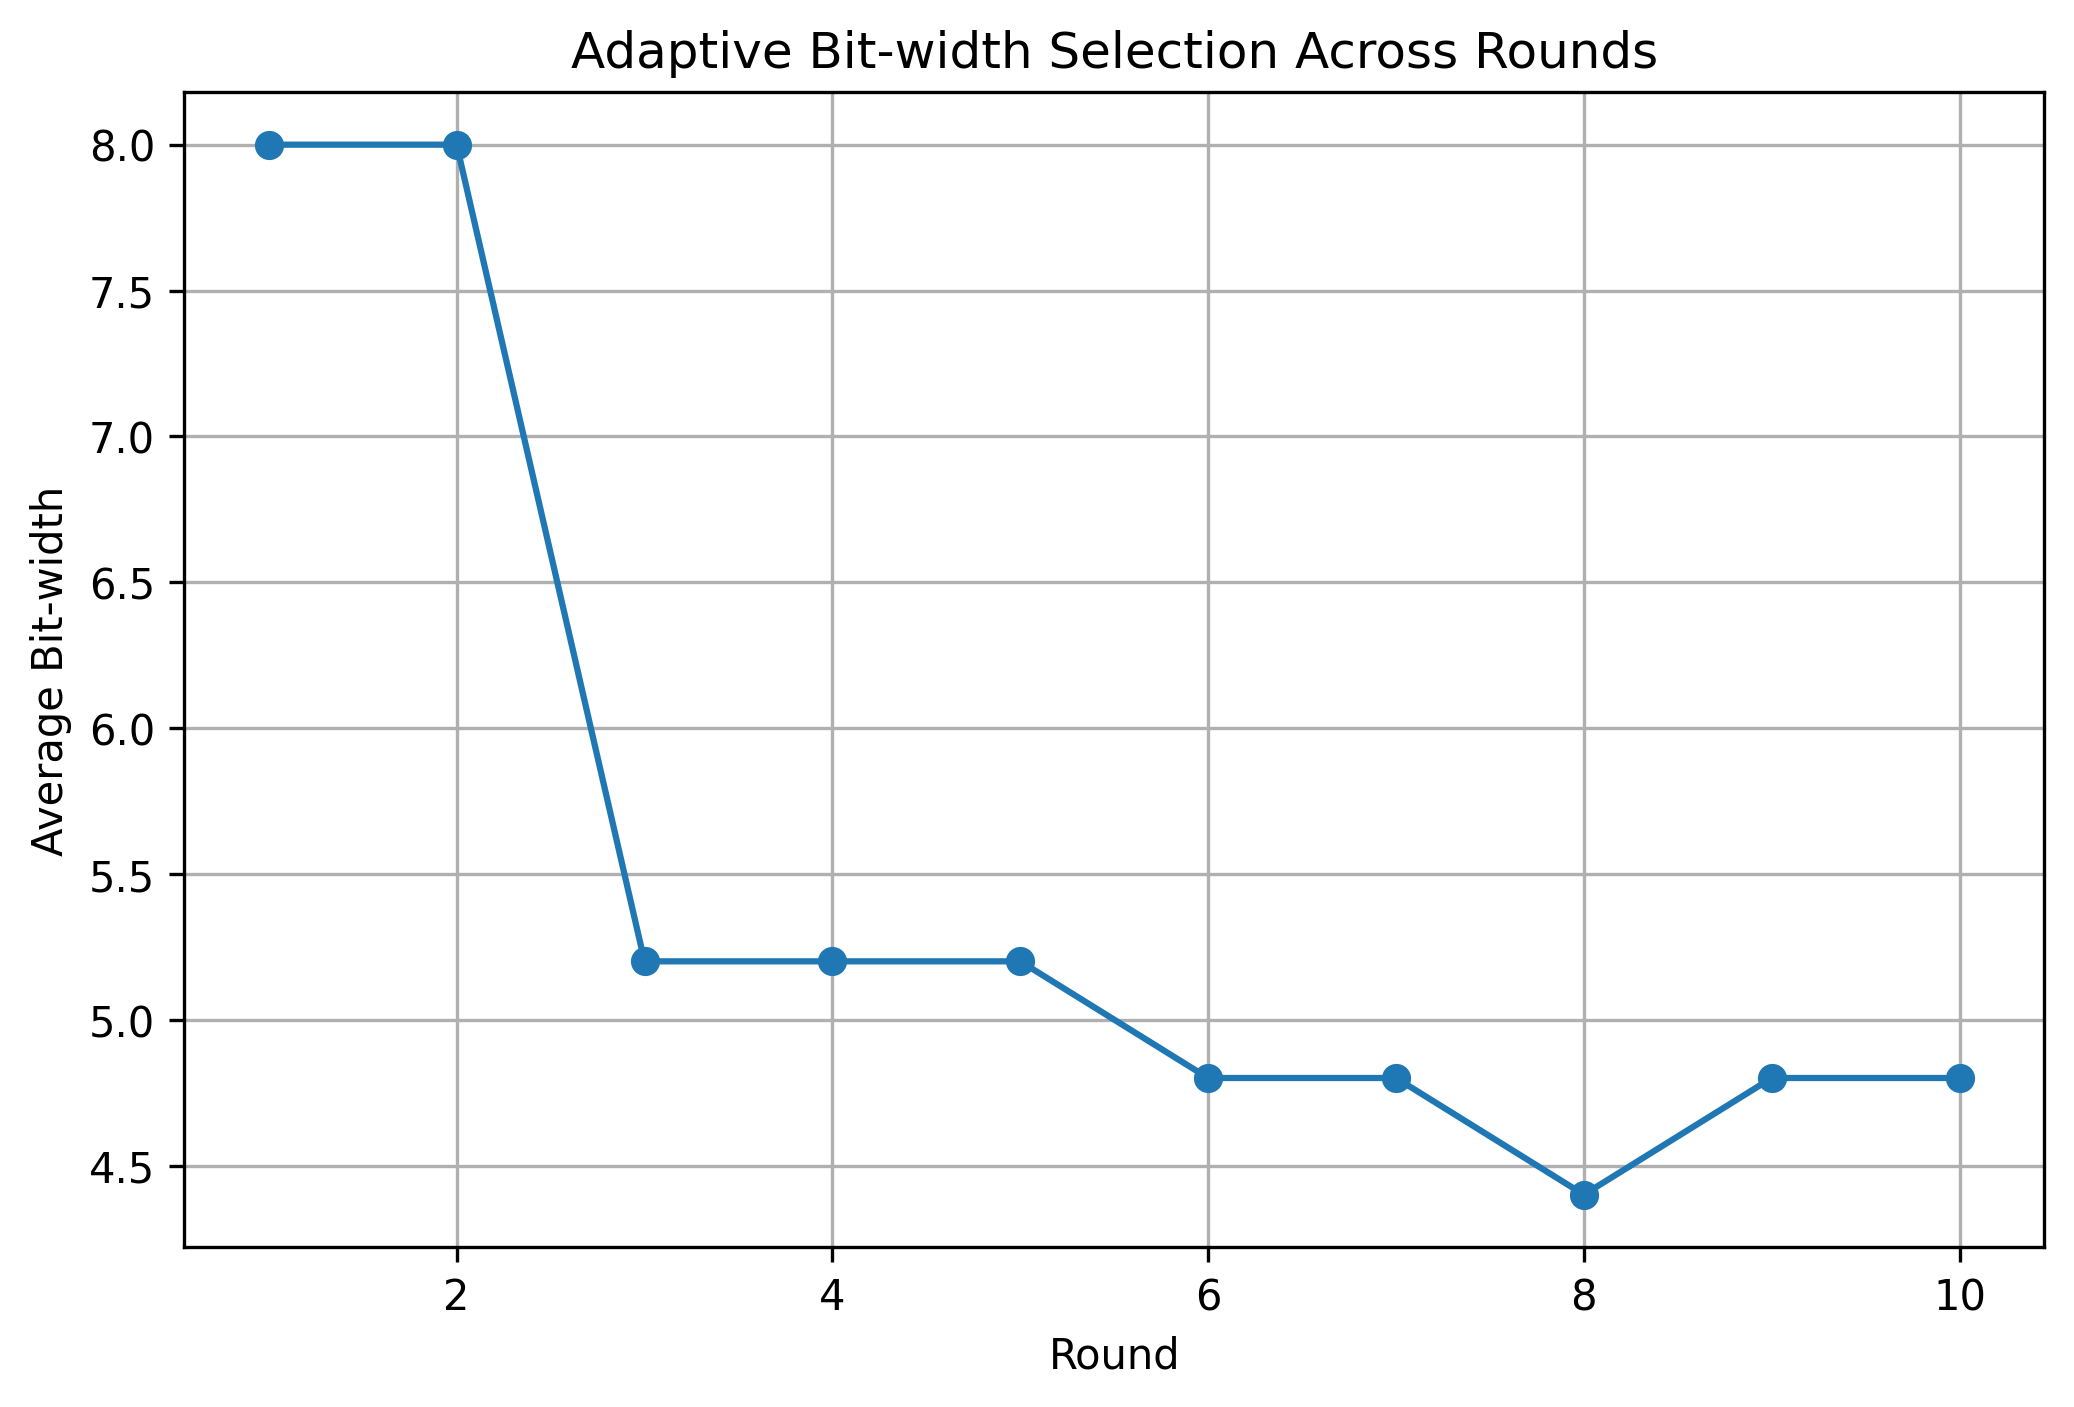

The Python source for this figure:
import os
import pandas as pd
import matplotlib.pyplot as plt

BASE_DIR = "results"

adaptive = pd.read_csv(

    os.path.join(

        BASE_DIR,

        "adaptive_results.csv"

    )

)

plt.figure(

    figsize=(8,5)

)

plt.plot(

    adaptive["round"],

    adaptive["avg_bit_width"],

    marker="o"

)

plt.xlabel(

    "Round"

)

plt.ylabel(

    "Average Bit-width"

)

plt.title(

    "Adaptive Bit-width Selection Across Rounds"

)

plt.grid(True)

plt.savefig(

    "bitwidth_per_round.png",

    dpi=300,

    bbox_inches="tight"

)

plt.show()
